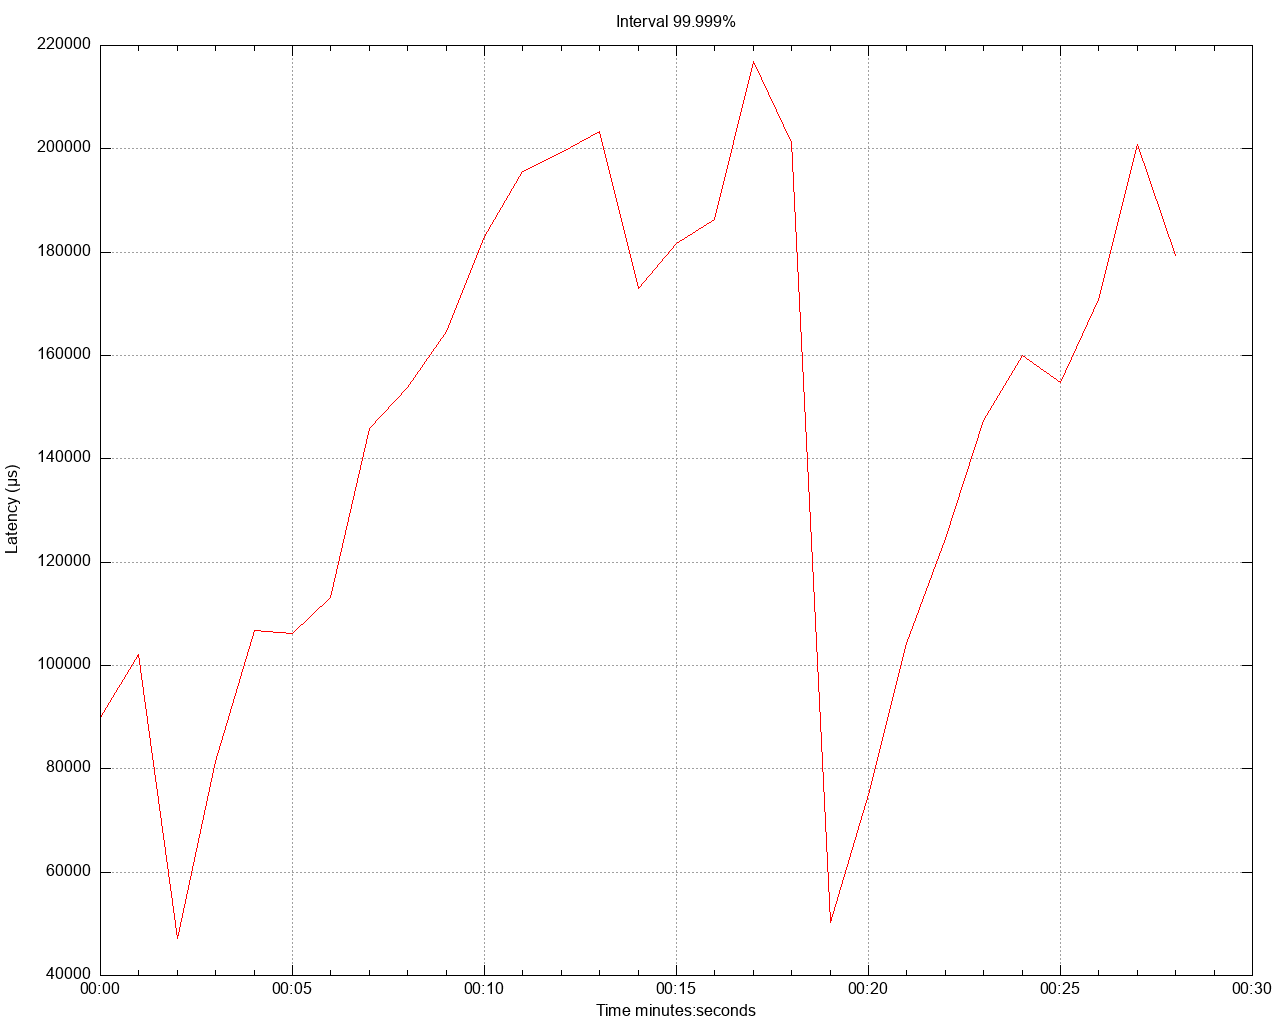

gnuplot code for this plot:
set title 'Interval 99.999%' noenhanced
set style data lines
set datafile separator ","
set terminal png size 1280,1024
set grid
set key below
set xdata time
set timefmt "%s"
offset = 0
t0(x)=(offset=($0==0) ? x : offset, x - offset)
set xlabel 'Time minutes:seconds'
set ylabel 'Latency (μs)'
set output '/Users/gbarnett/git/hazelcast-simulator/atomiclong-3node-member/atomicreference/latency/latency_interval_99999_sixteenKbWrite.png'
plot \
   '/Users/gbarnett/git/hazelcast-simulator/atomiclong-3node-member/atomicreference/data/latency_interval_99999_sixteenKbWrite_1.data' using (t0(timecolumn(1))):2 title "" lt rgb "red", \
